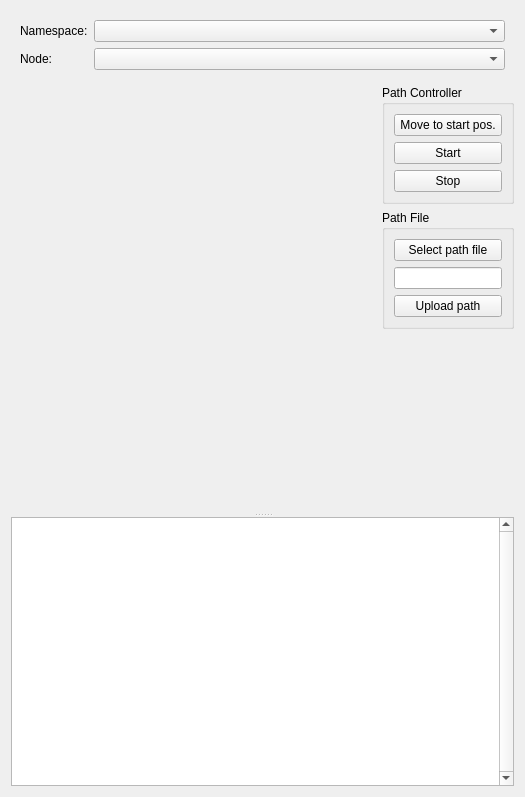
<?xml version="1.0" encoding="UTF-8"?>
<ui version="4.0">
 <class>widget_2</class>
 <widget class="QWidget" name="widget_2">
  <property name="geometry">
   <rect>
    <x>0</x>
    <y>0</y>
    <width>525</width>
    <height>797</height>
   </rect>
  </property>
  <property name="windowTitle">
   <string>Gantry Path Follower</string>
  </property>
  <layout class="QGridLayout" name="gridLayout_2">
   <item row="0" column="0">
    <widget class="QSplitter" name="splitter">
     <property name="orientation">
      <enum>Qt::Vertical</enum>
     </property>
     <widget class="QWidget" name="widget_3" native="true">
      <layout class="QGridLayout" name="gridLayout_4">
       <item row="1" column="1">
        <widget class="QGroupBox" name="groupBox">
         <property name="title">
          <string>Path Controller</string>
         </property>
         <layout class="QGridLayout" name="gridLayout">
          <item row="2" column="0">
           <widget class="QPushButton" name="stop_button">
            <property name="text">
             <string>Stop</string>
            </property>
           </widget>
          </item>
          <item row="1" column="0">
           <widget class="QPushButton" name="start_button">
            <property name="text">
             <string>Start</string>
            </property>
           </widget>
          </item>
          <item row="0" column="0">
           <widget class="QPushButton" name="move_to_start_button">
            <property name="text">
             <string>Move to start pos.</string>
            </property>
           </widget>
          </item>
         </layout>
        </widget>
       </item>
       <item row="2" column="1">
        <widget class="QGroupBox" name="groupBox_2">
         <property name="title">
          <string>Path File</string>
         </property>
         <layout class="QGridLayout" name="gridLayout_3">
          <item row="0" column="0">
           <widget class="QPushButton" name="open_path_button">
            <property name="text">
             <string>Select path file</string>
            </property>
           </widget>
          </item>
          <item row="2" column="0">
           <widget class="QPushButton" name="upload_path_button">
            <property name="text">
             <string>Upload path</string>
            </property>
           </widget>
          </item>
          <item row="1" column="0">
           <widget class="QLineEdit" name="path_file_edit">
            <property name="sizePolicy">
             <sizepolicy hsizetype="Preferred" vsizetype="Fixed">
              <horstretch>0</horstretch>
              <verstretch>0</verstretch>
             </sizepolicy>
            </property>
           </widget>
          </item>
         </layout>
        </widget>
       </item>
       <item row="0" column="0" colspan="2">
        <widget class="QWidget" name="widget" native="true">
         <layout class="QFormLayout" name="formLayout">
          <item row="0" column="1">
           <widget class="QComboBox" name="namespace_combobox"/>
          </item>
          <item row="0" column="0">
           <widget class="QLabel" name="label">
            <property name="text">
             <string>Namespace:</string>
            </property>
           </widget>
          </item>
          <item row="1" column="0">
           <widget class="QLabel" name="label_2">
            <property name="text">
             <string>Node:</string>
            </property>
           </widget>
          </item>
          <item row="1" column="1">
           <widget class="QComboBox" name="node_combobox"/>
          </item>
         </layout>
        </widget>
       </item>
       <item row="3" column="1">
        <spacer name="verticalSpacer">
         <property name="orientation">
          <enum>Qt::Vertical</enum>
         </property>
         <property name="sizeHint" stdset="0">
          <size>
           <width>20</width>
           <height>40</height>
          </size>
         </property>
        </spacer>
       </item>
       <item row="1" column="0" rowspan="3">
        <widget class="PlotWidget" name="plot" native="true">
         <property name="sizePolicy">
          <sizepolicy hsizetype="Expanding" vsizetype="Expanding">
           <horstretch>0</horstretch>
           <verstretch>0</verstretch>
          </sizepolicy>
         </property>
         <property name="minimumSize">
          <size>
           <width>100</width>
           <height>100</height>
          </size>
         </property>
        </widget>
       </item>
      </layout>
     </widget>
     <widget class="QPlainTextEdit" name="console">
      <property name="cursor" stdset="0">
       <cursorShape>ArrowCursor</cursorShape>
      </property>
      <property name="verticalScrollBarPolicy">
       <enum>Qt::ScrollBarAlwaysOn</enum>
      </property>
      <property name="readOnly">
       <bool>true</bool>
      </property>
      <property name="plainText">
       <string/>
      </property>
      <property name="textInteractionFlags">
       <set>Qt::TextSelectableByKeyboard|Qt::TextSelectableByMouse</set>
      </property>
     </widget>
    </widget>
   </item>
  </layout>
 </widget>
 <customwidgets>
  <customwidget>
   <class>PlotWidget</class>
   <extends>QWidget</extends>
   <header>pyqtgraph</header>
   <container>1</container>
  </customwidget>
 </customwidgets>
 <resources/>
 <connections/>
</ui>
